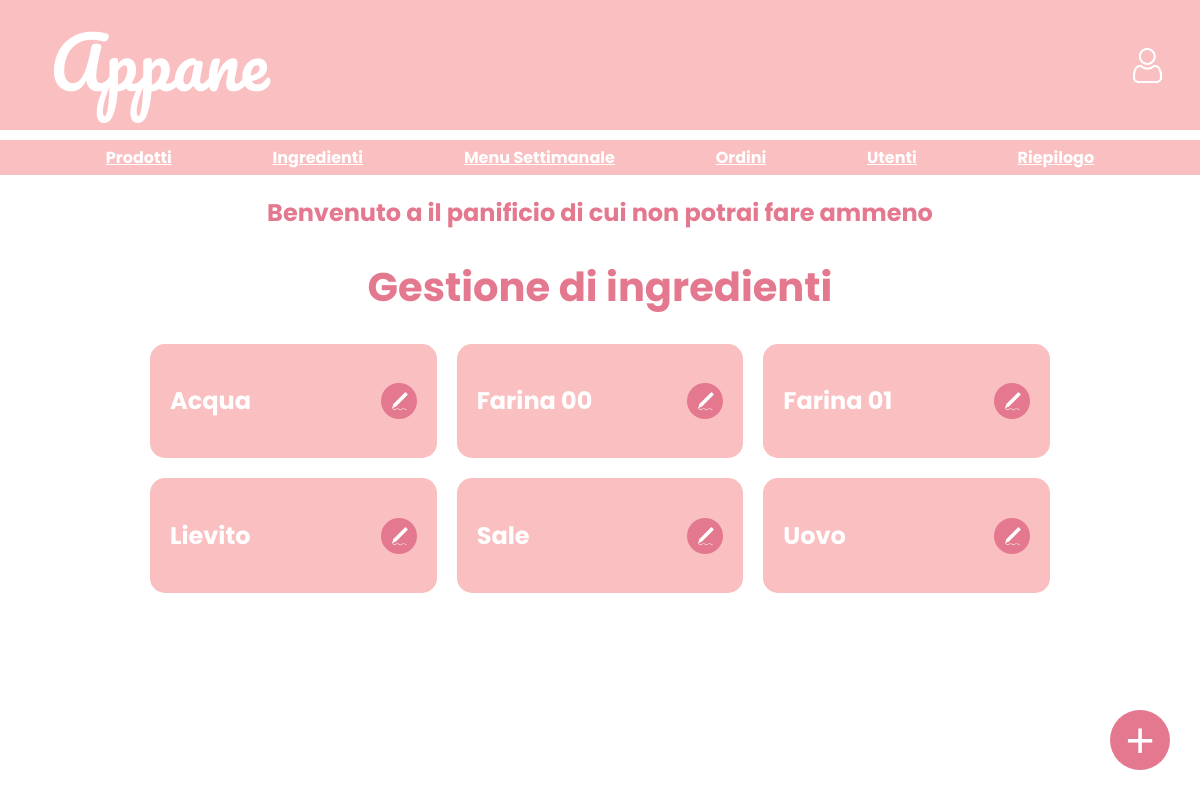
Page /BACK/managementIngredients/managementIngredients.php on the earlier database version.
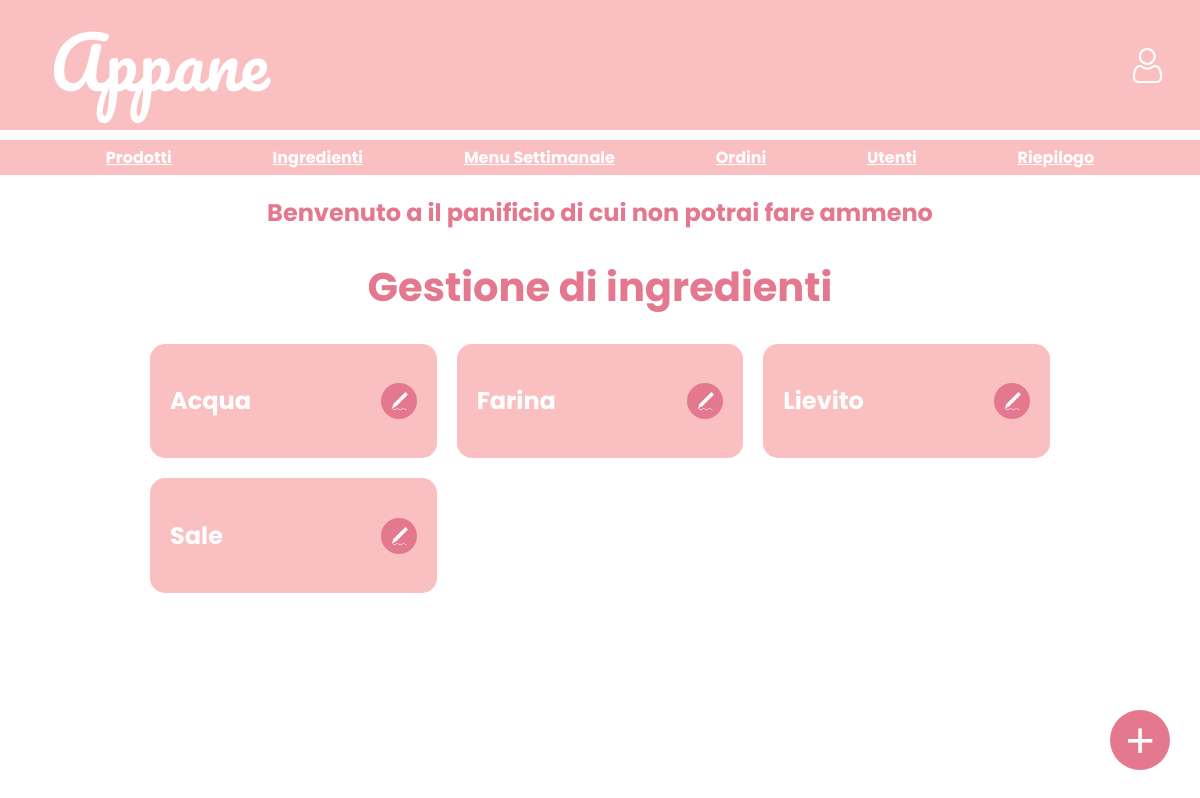
Same page on the later database version.
### tables this page shows
CREATE TABLE `tingrediente` (
  `id` int(11) NOT NULL,
  `nome` varchar(255) NOT NULL
);

### BACK/managementIngredients/managementIngredients.php (the view, shortened to what this page needs)
<?php
require('../../includes/db.php');
include('../header.php');
function createIngredient($id, $name)
{
    return "<div class='ingredient'>
                <h2>$name</h2>
                <button class='cart-btn' title='Modifica ingrediente'
                    onclick='openModal(\"modalModifyIngredient.php?id=$id\")'>
                    <img src='../../grafica/img/pen.png' class='cart-icon' />
                </button>
            </div>";
}
?>
<!DOCTYPE html>
<html lang="it">
<head>
    <link rel="stylesheet" href="../../grafica/style.css?v=<?php echo time();?>">
</head>
<body>
    <div class="welcomeText">
        <h2>Benvenuto a il panificio di cui non potrai fare ammeno</h2>
    </div>
    <div class="main-content">
        <h1>Gestione di ingredienti</h1>
        <div class="listIngredients">
            <?php
            $result = $conn->query("SELECT id, nome FROM tingrediente ORDER BY nome");
            if ($result->num_rows > 0) {
                while ($row = $result->fetch_assoc()) {
                    echo createIngredient($row["id"], $row["nome"]);
                }
            } else {
                echo '<p style="justify-self: center;"> Per ora non ci sono prodotti salvati </p>';
            }
            ?>
        </div>
    </div>
    <button class="add-btn" title="Aggiungi ingrediente" onclick="openModal('modalAddIngredient.php')">+</button>
</body>
</html>

### BACK/header.php (shortened to what this page needs)
<div class="topbar">
    <h1><a href="index.php" style="color: inherit; text-decoration: none;">Appane</a></h1>
    <div style="margin: auto 0;">
        <a  href="<?php echo isset($_SESSION['user_id']) ? '../../FRONT/profile.php' : './FRONT/login.php'; ?>"
        class="button" style="margin-right: 10px;">
            <img src="../../grafica/img/user.png" alt="user" class="header-icon">
        </a>
    </div>
</div>
<div class="options">
    <a  href="../managementProducts/managementProducts.php" class="menu-option">Prodotti</a>
    <a  href="../managementIngredients/managementIngredients.php" class="menu-option">Ingredienti</a>
    <a  href="../managementWeeklyMenu/managementWeeklyMenu.php" class="menu-option">Menu Settimanale</a>
    <a  href="../managementOrders/managementOrders.php" class="menu-option">Ordini</a>
    <a  href="../managementUsers/managementUsers.php" class="menu-option">Utenti</a>
    <a  href="../managementSummary/managementSummary.php" class="menu-option">Riepilogo</a>
</div>

### grafica/style.css (style rules this page uses)
body { margin: 0; background-color: #fff; font-family: "Poppins", sans-serif; font-weight: 700; font-style: normal; }
.topbar { height: 130px; background: #fabfc1; display: flex; justify-content: space-between; padding: 0 25px; }
.topbar h1 { margin: 0; color: #fff; font-size: 70px; padding: 0 25px; font-family: "Pacifico", cursive; font-weight: 400; font-style: normal; }
.topbar .header-icon { height: 35px; }
.options { height: auto; background: #fabfc1; display: flex; justify-content: space-evenly; padding: 5px; margin-top: 10px; }
.options .menu-option { color: white; }
.welcomeText h2 { text-align: center; color: #e4788e; }
.main-content h1 { text-align: center; font-size: 40px; color: #e4788e; }
.listIngredients { width: 75%; margin: auto; display: grid; grid-template-columns: repeat(3, 1fr); gap: 20px; }
.ingredient { padding:20px; border-radius:15px; background-color:#fabfc1; color:white; display:flex; justify-content:space-between; align-items:center; }
.cart-btn { width: 36px; height: 36px; border-radius: 50%; background-color: #e4788e; color: #ffffff; border: none; font-size: 20px; cursor: pointer; display: flex; align-items: center; justify-content: center; transition: background-color 0.2s ease; line-height: 1; }
.add-btn { position: fixed; bottom: 30px; right: 30px; width: 60px; height: 60px; border-radius: 50%; background-color: #e4788e; color: #ffffff; border: none; font-size: 50px; cursor: pointer; display: flex; align-items: center; justify-content: center; transition: background-color 0.2s ease; line-height: 1; }
.cart-icon { width: 20px; object-fit: contain; }

Differences in the rows shown:
removed tingrediente: nome "Farina 01"
removed tingrediente: nome "Uovo"
changed tingrediente: nome "Farina 00" → "Farina"
